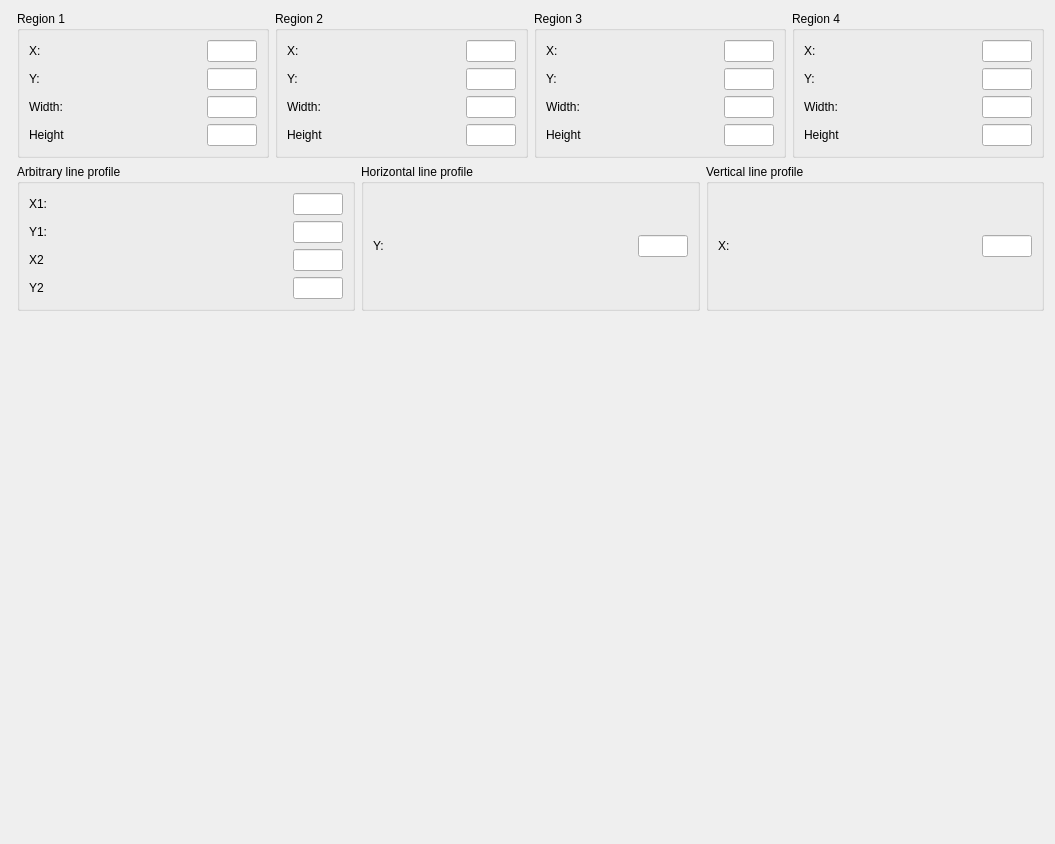
<?xml version="1.0" encoding="UTF-8"?>
<ui version="4.0">
 <class>Form</class>
 <widget class="QWidget" name="Form">
  <property name="geometry">
   <rect>
    <x>0</x>
    <y>0</y>
    <width>1055</width>
    <height>844</height>
   </rect>
  </property>
  <property name="windowTitle">
   <string>Form</string>
  </property>
  <layout class="QGridLayout" name="gridLayout">
   <item row="0" column="0">
    <widget class="QEImage" name="qeimage">
     <property name="imageVariable" stdset="0">
      <string>IMG:image1:ArrayData</string>
     </property>
     <property name="widthVariable" stdset="0">
      <string>IMG:cam1:ArraySizeX_RBV</string>
     </property>
     <property name="heightVariable" stdset="0">
      <string>IMG:cam1:ArraySizeY_RBV</string>
     </property>
     <property name="regionOfInterest1XVariable" stdset="0">
      <string>ROI1:X</string>
     </property>
     <property name="regionOfInterest1YVariable" stdset="0">
      <string>ROI1:Y</string>
     </property>
     <property name="regionOfInterest1WVariable" stdset="0">
      <string>ROI1:W</string>
     </property>
     <property name="regionOfInterest1HVariable" stdset="0">
      <string>ROI1:H</string>
     </property>
     <property name="regionOfInterest2XVariable" stdset="0">
      <string>ROI2:X</string>
     </property>
     <property name="regionOfInterest2YVariable" stdset="0">
      <string>ROI2:Y</string>
     </property>
     <property name="regionOfInterest2WVariable" stdset="0">
      <string>ROI2:W</string>
     </property>
     <property name="regionOfInterest2HVariable" stdset="0">
      <string>ROI2:H</string>
     </property>
     <property name="regionOfInterest3XVariable" stdset="0">
      <string>ROI3:X</string>
     </property>
     <property name="regionOfInterest3YVariable" stdset="0">
      <string>ROI3:Y</string>
     </property>
     <property name="regionOfInterest3WVariable" stdset="0">
      <string>ROI3:W</string>
     </property>
     <property name="regionOfInterest3HVariable" stdset="0">
      <string>ROI3:H</string>
     </property>
     <property name="regionOfInterest4XVariable" stdset="0">
      <string>ROI4:X</string>
     </property>
     <property name="regionOfInterest4YVariable" stdset="0">
      <string>ROI4:Y</string>
     </property>
     <property name="regionOfInterest4WVariable" stdset="0">
      <string>ROI4:W</string>
     </property>
     <property name="regionOfInterest4HVariable" stdset="0">
      <string>ROI4:H</string>
     </property>
     <property name="profileHozVariable" stdset="0">
      <string>HOZLINE:Y</string>
     </property>
     <property name="profileVertVariable" stdset="0">
      <string>VERTLINE:X</string>
     </property>
     <property name="lineProfileX1Variable" stdset="0">
      <string>LINE:X1</string>
     </property>
     <property name="lineProfileY1Variable" stdset="0">
      <string>LINE:Y1</string>
     </property>
     <property name="lineProfileX2Variable" stdset="0">
      <string>LINE:X2</string>
     </property>
     <property name="lineProfileY2Variable" stdset="0">
      <string>LINE:Y2</string>
     </property>
     <property name="enableVertSliceSelection">
      <bool>false</bool>
     </property>
     <property name="enableHozSliceSelection">
      <bool>false</bool>
     </property>
     <property name="enableProfileSelection">
      <bool>false</bool>
     </property>
     <property name="enableHozSlicePresentation">
      <bool>false</bool>
     </property>
     <property name="enableVertSlicePresentation">
      <bool>false</bool>
     </property>
     <property name="enableProfilePresentation">
      <bool>false</bool>
     </property>
     <property name="enableTargetSelection">
      <bool>false</bool>
     </property>
     <property name="displayCursorPixelInfo">
      <bool>true</bool>
     </property>
     <property name="contrastReversal">
      <bool>true</bool>
     </property>
     <property name="showTime">
      <bool>true</bool>
     </property>
     <property name="enableBrightnessContrast">
      <bool>true</bool>
     </property>
     <property name="externalControls">
      <bool>true</bool>
     </property>
     <property name="briefInfoArea">
      <bool>true</bool>
     </property>
     <property name="profileHVariable" stdset="0">
      <string>HOZLINE:Y</string>
     </property>
     <property name="profileVVariable" stdset="0">
      <string>VERTLINE:X</string>
     </property>
    </widget>
   </item>
   <item row="0" column="1">
    <layout class="QVBoxLayout" name="verticalLayout">
     <item>
      <layout class="QHBoxLayout" name="horizontalLayout">
       <item>
        <widget class="QGroupBox" name="groupBox">
         <property name="title">
          <string>Region 1</string>
         </property>
         <layout class="QGridLayout" name="gridLayout_2">
          <item row="0" column="0">
           <widget class="QLabel" name="label">
            <property name="text">
             <string>X:</string>
            </property>
           </widget>
          </item>
          <item row="1" column="0">
           <widget class="QLabel" name="label_2">
            <property name="text">
             <string>Y:</string>
            </property>
           </widget>
          </item>
          <item row="2" column="0">
           <widget class="QLabel" name="label_3">
            <property name="text">
             <string>Width:</string>
            </property>
           </widget>
          </item>
          <item row="3" column="0">
           <widget class="QLabel" name="label_4">
            <property name="text">
             <string>Height</string>
            </property>
           </widget>
          </item>
          <item row="0" column="1">
           <widget class="QELineEdit" name="qelineedit">
            <property name="minimumSize">
             <size>
              <width>50</width>
              <height>0</height>
             </size>
            </property>
            <property name="maximumSize">
             <size>
              <width>50</width>
              <height>16777215</height>
             </size>
            </property>
            <property name="variable" stdset="0">
             <string>ROI1:X</string>
            </property>
           </widget>
          </item>
          <item row="1" column="1">
           <widget class="QELineEdit" name="qelineedit_2">
            <property name="minimumSize">
             <size>
              <width>50</width>
              <height>0</height>
             </size>
            </property>
            <property name="maximumSize">
             <size>
              <width>50</width>
              <height>16777215</height>
             </size>
            </property>
            <property name="variable" stdset="0">
             <string>ROI1:Y</string>
            </property>
           </widget>
          </item>
          <item row="2" column="1">
           <widget class="QELineEdit" name="qelineedit_3">
            <property name="minimumSize">
             <size>
              <width>50</width>
              <height>0</height>
             </size>
            </property>
            <property name="maximumSize">
             <size>
              <width>50</width>
              <height>16777215</height>
             </size>
            </property>
            <property name="variable" stdset="0">
             <string>ROI1:W</string>
            </property>
           </widget>
          </item>
          <item row="3" column="1">
           <widget class="QELineEdit" name="qelineedit_4">
            <property name="minimumSize">
             <size>
              <width>50</width>
              <height>0</height>
             </size>
            </property>
            <property name="maximumSize">
             <size>
              <width>50</width>
              <height>16777215</height>
             </size>
            </property>
            <property name="variable" stdset="0">
             <string>ROI1:H</string>
            </property>
           </widget>
          </item>
         </layout>
        </widget>
       </item>
       <item>
        <widget class="QGroupBox" name="groupBox_2">
         <property name="title">
          <string>Region 2</string>
         </property>
         <layout class="QGridLayout" name="gridLayout_3">
          <item row="0" column="0">
           <widget class="QLabel" name="label_5">
            <property name="text">
             <string>X:</string>
            </property>
           </widget>
          </item>
          <item row="1" column="0">
           <widget class="QLabel" name="label_6">
            <property name="text">
             <string>Y:</string>
            </property>
           </widget>
          </item>
          <item row="2" column="0">
           <widget class="QLabel" name="label_7">
            <property name="text">
             <string>Width:</string>
            </property>
           </widget>
          </item>
          <item row="3" column="0">
           <widget class="QLabel" name="label_8">
            <property name="text">
             <string>Height</string>
            </property>
           </widget>
          </item>
          <item row="0" column="1">
           <widget class="QELineEdit" name="qelineedit_5">
            <property name="minimumSize">
             <size>
              <width>50</width>
              <height>0</height>
             </size>
            </property>
            <property name="maximumSize">
             <size>
              <width>50</width>
              <height>16777215</height>
             </size>
            </property>
            <property name="variable" stdset="0">
             <string>ROI2:X</string>
            </property>
           </widget>
          </item>
          <item row="1" column="1">
           <widget class="QELineEdit" name="qelineedit_9">
            <property name="minimumSize">
             <size>
              <width>50</width>
              <height>0</height>
             </size>
            </property>
            <property name="maximumSize">
             <size>
              <width>50</width>
              <height>16777215</height>
             </size>
            </property>
            <property name="variable" stdset="0">
             <string>ROI2:Y</string>
            </property>
           </widget>
          </item>
          <item row="2" column="1">
           <widget class="QELineEdit" name="qelineedit_13">
            <property name="minimumSize">
             <size>
              <width>50</width>
              <height>0</height>
             </size>
            </property>
            <property name="maximumSize">
             <size>
              <width>50</width>
              <height>16777215</height>
             </size>
            </property>
            <property name="variable" stdset="0">
             <string>ROI2:W</string>
            </property>
           </widget>
          </item>
          <item row="3" column="1">
           <widget class="QELineEdit" name="qelineedit_16">
            <property name="minimumSize">
             <size>
              <width>50</width>
              <height>0</height>
             </size>
            </property>
            <property name="maximumSize">
             <size>
              <width>50</width>
              <height>16777215</height>
             </size>
            </property>
            <property name="variable" stdset="0">
             <string>ROI2:H</string>
            </property>
           </widget>
          </item>
         </layout>
        </widget>
       </item>
       <item>
        <widget class="QGroupBox" name="groupBox_3">
         <property name="title">
          <string>Region 3</string>
         </property>
         <layout class="QGridLayout" name="gridLayout_4">
          <item row="0" column="0">
           <widget class="QLabel" name="label_9">
            <property name="text">
             <string>X:</string>
            </property>
           </widget>
          </item>
          <item row="1" column="0">
           <widget class="QLabel" name="label_10">
            <property name="text">
             <string>Y:</string>
            </property>
           </widget>
          </item>
          <item row="2" column="0">
           <widget class="QLabel" name="label_11">
            <property name="text">
             <string>Width:</string>
            </property>
           </widget>
          </item>
          <item row="3" column="0">
           <widget class="QLabel" name="label_12">
            <property name="text">
             <string>Height</string>
            </property>
           </widget>
          </item>
          <item row="0" column="1">
           <widget class="QELineEdit" name="qelineedit_6">
            <property name="minimumSize">
             <size>
              <width>50</width>
              <height>0</height>
             </size>
            </property>
            <property name="maximumSize">
             <size>
              <width>50</width>
              <height>16777215</height>
             </size>
            </property>
            <property name="variable" stdset="0">
             <string>ROI3:X</string>
            </property>
           </widget>
          </item>
          <item row="1" column="1">
           <widget class="QELineEdit" name="qelineedit_10">
            <property name="minimumSize">
             <size>
              <width>50</width>
              <height>0</height>
             </size>
            </property>
            <property name="maximumSize">
             <size>
              <width>50</width>
              <height>16777215</height>
             </size>
            </property>
            <property name="variable" stdset="0">
             <string>ROI3:Y</string>
            </property>
           </widget>
          </item>
          <item row="2" column="1">
           <widget class="QELineEdit" name="qelineedit_14">
            <property name="minimumSize">
             <size>
              <width>50</width>
              <height>0</height>
             </size>
            </property>
            <property name="maximumSize">
             <size>
              <width>50</width>
              <height>16777215</height>
             </size>
            </property>
            <property name="variable" stdset="0">
             <string>ROI3:W</string>
            </property>
           </widget>
          </item>
          <item row="3" column="1">
           <widget class="QELineEdit" name="qelineedit_17">
            <property name="minimumSize">
             <size>
              <width>50</width>
              <height>0</height>
             </size>
            </property>
            <property name="maximumSize">
             <size>
              <width>50</width>
              <height>16777215</height>
             </size>
            </property>
            <property name="variable" stdset="0">
             <string>ROI3:H</string>
            </property>
           </widget>
          </item>
         </layout>
        </widget>
       </item>
       <item>
        <widget class="QGroupBox" name="groupBox_4">
         <property name="title">
          <string>Region 4</string>
         </property>
         <layout class="QGridLayout" name="gridLayout_5">
          <item row="0" column="0">
           <widget class="QLabel" name="label_13">
            <property name="text">
             <string>X:</string>
            </property>
           </widget>
          </item>
          <item row="1" column="0">
           <widget class="QLabel" name="label_14">
            <property name="text">
             <string>Y:</string>
            </property>
           </widget>
          </item>
          <item row="2" column="0">
           <widget class="QLabel" name="label_15">
            <property name="text">
             <string>Width:</string>
            </property>
           </widget>
          </item>
          <item row="3" column="0">
           <widget class="QLabel" name="label_16">
            <property name="text">
             <string>Height</string>
            </property>
           </widget>
          </item>
          <item row="0" column="1">
           <widget class="QELineEdit" name="qelineedit_7">
            <property name="minimumSize">
             <size>
              <width>50</width>
              <height>0</height>
             </size>
            </property>
            <property name="maximumSize">
             <size>
              <width>50</width>
              <height>16777215</height>
             </size>
            </property>
            <property name="variable" stdset="0">
             <string>ROI4:X</string>
            </property>
           </widget>
          </item>
          <item row="1" column="1">
           <widget class="QELineEdit" name="qelineedit_11">
            <property name="minimumSize">
             <size>
              <width>50</width>
              <height>0</height>
             </size>
            </property>
            <property name="maximumSize">
             <size>
              <width>50</width>
              <height>16777215</height>
             </size>
            </property>
            <property name="variable" stdset="0">
             <string>ROI4:Y</string>
            </property>
           </widget>
          </item>
          <item row="2" column="1">
           <widget class="QELineEdit" name="qelineedit_21">
            <property name="minimumSize">
             <size>
              <width>50</width>
              <height>0</height>
             </size>
            </property>
            <property name="maximumSize">
             <size>
              <width>50</width>
              <height>16777215</height>
             </size>
            </property>
            <property name="variable" stdset="0">
             <string>ROI4:W</string>
            </property>
           </widget>
          </item>
          <item row="3" column="1">
           <widget class="QELineEdit" name="qelineedit_22">
            <property name="minimumSize">
             <size>
              <width>50</width>
              <height>0</height>
             </size>
            </property>
            <property name="maximumSize">
             <size>
              <width>50</width>
              <height>16777215</height>
             </size>
            </property>
            <property name="variable" stdset="0">
             <string>ROI4:H</string>
            </property>
           </widget>
          </item>
         </layout>
        </widget>
       </item>
      </layout>
     </item>
     <item>
      <layout class="QHBoxLayout" name="horizontalLayout_2">
       <item>
        <widget class="QGroupBox" name="groupBox_7">
         <property name="title">
          <string>Arbitrary line profile</string>
         </property>
         <layout class="QGridLayout" name="gridLayout_8">
          <item row="0" column="0">
           <widget class="QLabel" name="label_17">
            <property name="text">
             <string>X1:</string>
            </property>
           </widget>
          </item>
          <item row="1" column="0">
           <widget class="QLabel" name="label_20">
            <property name="text">
             <string>Y1:</string>
            </property>
           </widget>
          </item>
          <item row="2" column="0">
           <widget class="QLabel" name="label_21">
            <property name="text">
             <string>X2</string>
            </property>
           </widget>
          </item>
          <item row="3" column="0">
           <widget class="QLabel" name="label_22">
            <property name="text">
             <string>Y2</string>
            </property>
           </widget>
          </item>
          <item row="0" column="1">
           <widget class="QELineEdit" name="qelineedit_8">
            <property name="minimumSize">
             <size>
              <width>50</width>
              <height>0</height>
             </size>
            </property>
            <property name="maximumSize">
             <size>
              <width>50</width>
              <height>16777215</height>
             </size>
            </property>
            <property name="variable" stdset="0">
             <string>LINE:X1</string>
            </property>
           </widget>
          </item>
          <item row="1" column="1">
           <widget class="QELineEdit" name="qelineedit_12">
            <property name="minimumSize">
             <size>
              <width>50</width>
              <height>0</height>
             </size>
            </property>
            <property name="maximumSize">
             <size>
              <width>50</width>
              <height>16777215</height>
             </size>
            </property>
            <property name="variable" stdset="0">
             <string>LINE:Y1</string>
            </property>
           </widget>
          </item>
          <item row="2" column="1">
           <widget class="QELineEdit" name="qelineedit_15">
            <property name="minimumSize">
             <size>
              <width>50</width>
              <height>0</height>
             </size>
            </property>
            <property name="maximumSize">
             <size>
              <width>50</width>
              <height>16777215</height>
             </size>
            </property>
            <property name="variable" stdset="0">
             <string>LINE:X2</string>
            </property>
           </widget>
          </item>
          <item row="3" column="1">
           <widget class="QELineEdit" name="qelineedit_18">
            <property name="minimumSize">
             <size>
              <width>50</width>
              <height>0</height>
             </size>
            </property>
            <property name="maximumSize">
             <size>
              <width>50</width>
              <height>16777215</height>
             </size>
            </property>
            <property name="variable" stdset="0">
             <string>LINE:Y2</string>
            </property>
           </widget>
          </item>
         </layout>
        </widget>
       </item>
       <item>
        <widget class="QGroupBox" name="groupBox_5">
         <property name="title">
          <string>Horizontal line profile</string>
         </property>
         <layout class="QGridLayout" name="gridLayout_6">
          <item row="0" column="1">
           <widget class="QLabel" name="label_18">
            <property name="text">
             <string>Y:</string>
            </property>
           </widget>
          </item>
          <item row="0" column="2">
           <widget class="QELineEdit" name="qelineedit_19">
            <property name="minimumSize">
             <size>
              <width>50</width>
              <height>0</height>
             </size>
            </property>
            <property name="maximumSize">
             <size>
              <width>50</width>
              <height>16777215</height>
             </size>
            </property>
            <property name="variable" stdset="0">
             <string>HOZLINE:Y</string>
            </property>
           </widget>
          </item>
         </layout>
        </widget>
       </item>
       <item>
        <widget class="QGroupBox" name="groupBox_6">
         <property name="title">
          <string>Vertical line profile</string>
         </property>
         <layout class="QGridLayout" name="gridLayout_7">
          <item row="0" column="0">
           <widget class="QLabel" name="label_19">
            <property name="text">
             <string>X:</string>
            </property>
           </widget>
          </item>
          <item row="0" column="1">
           <widget class="QELineEdit" name="qelineedit_20">
            <property name="minimumSize">
             <size>
              <width>50</width>
              <height>0</height>
             </size>
            </property>
            <property name="maximumSize">
             <size>
              <width>50</width>
              <height>16777215</height>
             </size>
            </property>
            <property name="variable" stdset="0">
             <string>VERTLINE:X</string>
            </property>
           </widget>
          </item>
         </layout>
        </widget>
       </item>
      </layout>
     </item>
     <item>
      <spacer name="verticalSpacer">
       <property name="orientation">
        <enum>Qt::Vertical</enum>
       </property>
       <property name="sizeHint" stdset="0">
        <size>
         <width>20</width>
         <height>40</height>
        </size>
       </property>
      </spacer>
     </item>
    </layout>
   </item>
  </layout>
 </widget>
 <customwidgets>
  <customwidget>
   <class>QEImage</class>
   <extends>QFrame</extends>
   <header>QEImage.h</header>
  </customwidget>
  <customwidget>
   <class>QELineEdit</class>
   <extends>QLineEdit</extends>
   <header>QELineEdit.h</header>
  </customwidget>
 </customwidgets>
 <resources/>
 <connections/>
</ui>
